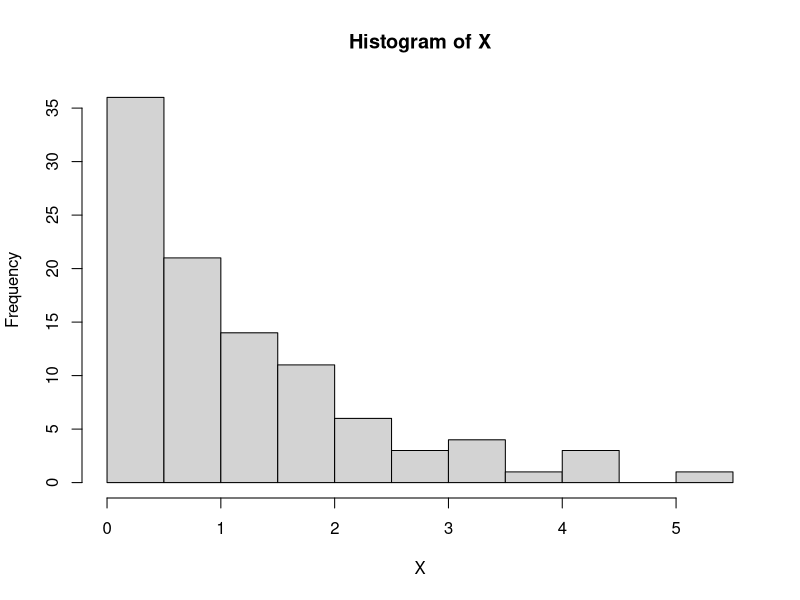

Recreate this plot in R.
#
# Exponential Distribution Simulation
# Author: galaa
# Created on 2017/09/21 13:24:01
#

## Дэлгэрэнгүй код
lambda = 1
X = c()
for (i in 1:100) { # санамсаргүй 100 утга
  u = runif(n = 1)
  x = - log(u) / lambda
  X = c(X, x)
}

## Хураангуй код
X = - log(runif(n = 100)) / (lambda = 1)

## Үр дүнг хэвлэх
print(X)

## Гистограм байгуулах
hist(X)

## Колмогоров-Смирновын шинжүүрээр илтгэгч тархалтай болохыг шалгах
ks.test(x = X, y = pexp, rate = lambda)
